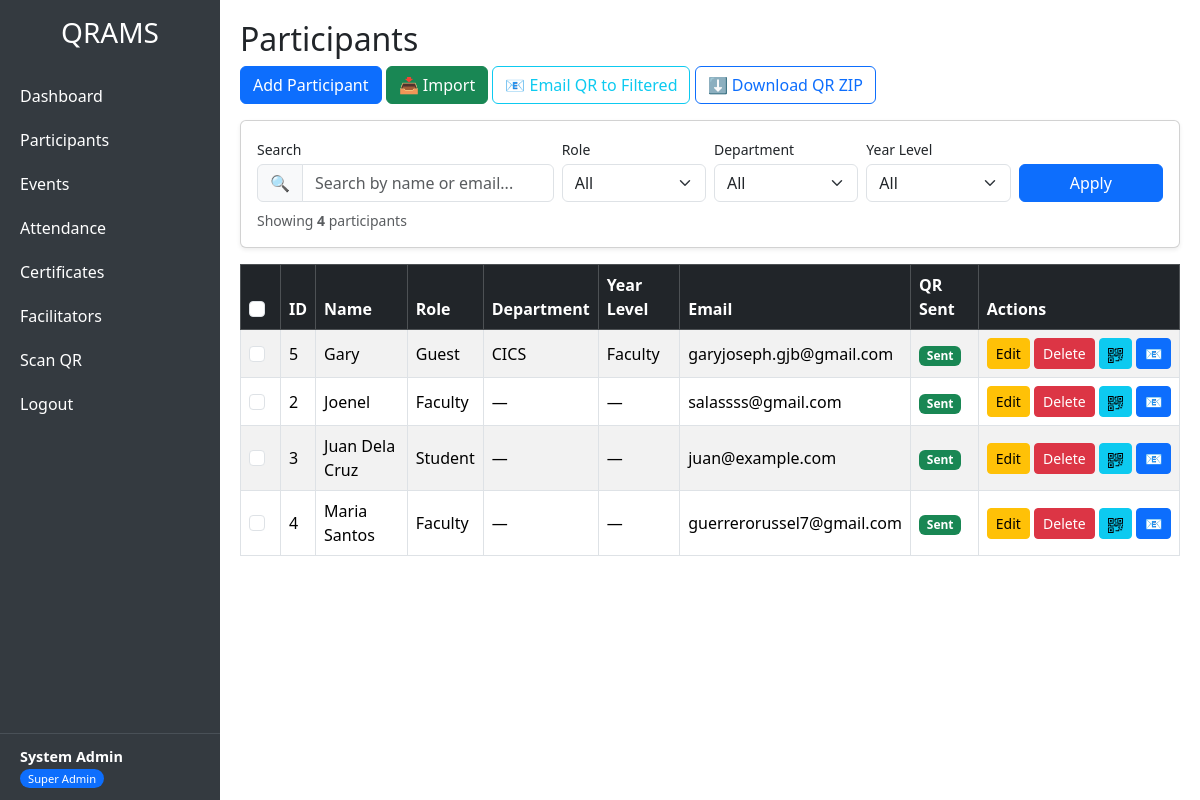
Page /admin/users.php (signed in) on the committed database.
### tables this page shows
CREATE TABLE `users` (
  `id` int(11) NOT NULL,
  `name` varchar(100) NOT NULL,
  `role` varchar(50) NOT NULL,
  `department` varchar(100) DEFAULT NULL,
  `year_level` varchar(50) DEFAULT NULL,
  `email` varchar(100) DEFAULT NULL
);

### admin/users.php (the view, shortened to what this page needs)
<?php include 'header.php'; ?>
<h2>Participants</h2>
<div class="mb-3">
    <a href="#" class="btn btn-primary" data-bs-toggle="collapse" data-bs-target="#addUserForm">
        Add Participant
    </a>
    <a href="#" class="btn btn-success" data-bs-toggle="modal" data-bs-target="#importModal">
        📥 Import
    </a>
    <button class="btn btn-outline-info" id="sendAllQrBtn" disabled>
        📧 Email QR to Filtered
    </button>
    <button class="btn btn-outline-primary" id="downloadQrZipBtn" disabled>
        ⬇️ Download QR ZIP
    </button>
</div>
<?php
$q     = trim($_GET['q'] ?? '');
$fRole = trim($_GET['role'] ?? '');
$fDept = trim($_GET['department'] ?? '');
$fYear = trim($_GET['year_level'] ?? '');
$sql = "SELECT u.*,
        (SELECT COUNT(*) FROM qr_sent q
         WHERE q.user_id = u.id AND q.status = 'sent') AS qr_sent
        FROM users u WHERE 1=1";
$params = [];
$sql .= " ORDER BY u.name ASC";
$stmt = $conn->prepare($sql);
$stmt->execute($params);
$users = $stmt->fetchAll(PDO::FETCH_ASSOC);
$totalResults = count($users);
$hasFilters   = ($q !== '' || $fRole !== '' || $fDept !== '' || $fYear !== '');
?>
<div class="card mb-3 shadow-sm">
    <div class="card-body">
        <form method="GET" class="row g-2 align-items-end">
            <div class="col-md-4">
                <label class="form-label small mb-1">Search</label>
                <div class="input-group">
                    <span class="input-group-text">🔍</span>
                    <input type="text" name="q" class="form-control"
                           placeholder="Search by name or email..."
                           value="<?= htmlspecialchars($q) ?>">
                </div>
            </div>
            <div class="col-md-2">
                <label class="form-label small mb-1">Role</label>
                <select name="role" class="form-select">
                    <option value="">All</option>
                </select>
            </div>
            <div class="col-md-2">
                <label class="form-label small mb-1">Department</label>
                <select name="department" class="form-select">
                    <option value="">All</option>
                </select>
            </div>
            <div class="col-md-2">
                <label class="form-label small mb-1">Year Level</label>
                <select name="year_level" class="form-select">
                    <option value="">All</option>
                </select>
            </div>
            <div class="col-md-2 d-flex gap-2">
                <button type="submit" class="btn btn-primary flex-fill">Apply</button>
            </div>
        </form>
        <div class="mt-2 small text-muted">
            Showing <strong><?= $totalResults ?></strong> participant<?= $totalResults === 1 ? '' : 's' ?>
        </div>
    </div>
</div>
<table class="table table-bordered table-striped align-middle">
    <thead class="table-dark">
        <tr>
            <th style="width:40px;"><input type="checkbox" id="selectAllRows" class="form-check-input"></th>
            <th>ID</th>
            <th>Name</th>
            <th>Role</th>
            <th>Department</th>
            <th>Year Level</th>
            <th>Email</th>
            <th>QR Sent</th>
            <th>Actions</th>
        </tr>
    </thead>
    <tbody>
        <?php if (empty($users)): ?>
            <tr><td colspan="9" class="text-center text-muted py-4">
                <?= $hasFilters ? 'No participants match your filters.' : 'No participants yet.' ?>
            </td></tr>
        <?php else: ?>
            <?php foreach($users as $u): ?>
                <tr>
                    <td><input type="checkbox" class="form-check-input row-check"
                               data-id="<?= $u['id'] ?>"
                               <?= empty($u['email']) ? 'disabled' : '' ?>></td>
                    <td><?= $u['id'] ?></td>
                    <td><?= htmlspecialchars($u['name']) ?></td>
                    <td><?= htmlspecialchars($u['role']) ?></td>
                    <td><?= htmlspecialchars($u['department'] ?? '—') ?></td>
                    <td><?= htmlspecialchars($u['year_level'] ?? '—') ?></td>
                    <td><?= htmlspecialchars($u['email'] ?? '') ?></td>
                    <td>
                        <?php if ($u['qr_sent']): ?>
                            <span class="badge bg-success">Sent</span>
                        <?php elseif (empty($u['email'])): ?>
                            <span class="badge bg-secondary">No email</span>
                        <?php else: ?>
                            <span class="badge bg-secondary">Not sent</span>
                        <?php endif; ?>
                    </td>
                    <td class="text-nowrap">
                        <button class="btn btn-sm btn-warning" data-bs-toggle="modal"
                                data-bs-target="#editUserModal<?= $u['id'] ?>">Edit</button>
                        <a href="../process/delete_user.php?id=<?= $u['id'] ?>"
                           class="btn btn-sm btn-danger"
                           data-confirm="Delete this participant?"
                           data-confirm-message="Their attendance records will also be removed."
                           data-confirm-button="Delete"
                           data-confirm-color="danger">Delete</a>
                        <button type="button" class="btn btn-sm btn-info qr-btn"
                                title="View QR"
                                data-user-id="<?= $u['id'] ?>"
                                data-user-name="<?= htmlspecialchars($u['name']) ?>">
                        </button>
                        <button type="button" class="btn btn-sm btn-primary send-qr-btn"
                                data-id="<?= $u['id'] ?>"
                                <?= empty($u['email']) ? 'disabled' : '' ?>>
                            📧
                        </button>
                    </td>
                </tr>
            <?php endforeach; ?>
        <?php endif; ?>
    </tbody>
</table>
<?php include 'footer.php'; ?>

### admin/header.php (style rules this page uses)
body { min-height: 100vh; display: flex; }

### rows in the picture
users: id "5", name "Gary", role "Guest", department "CICS", year_level "Faculty", email "garyjoseph.gjb@gmail.com"
users: id "2", name "Joenel", role "Faculty", department "—", year_level "—", email "salassss@gmail.com"
users: id "3", name "Juan Dela Cruz", role "Student", department "—", year_level "—", email "juan@example.com"
users: id "4", name "Maria Santos", role "Faculty", department "—", year_level "—", email "guerrerorussel7@gmail.com"

### other values in the picture
$adminName "System Admin"
$totalResults "4"
